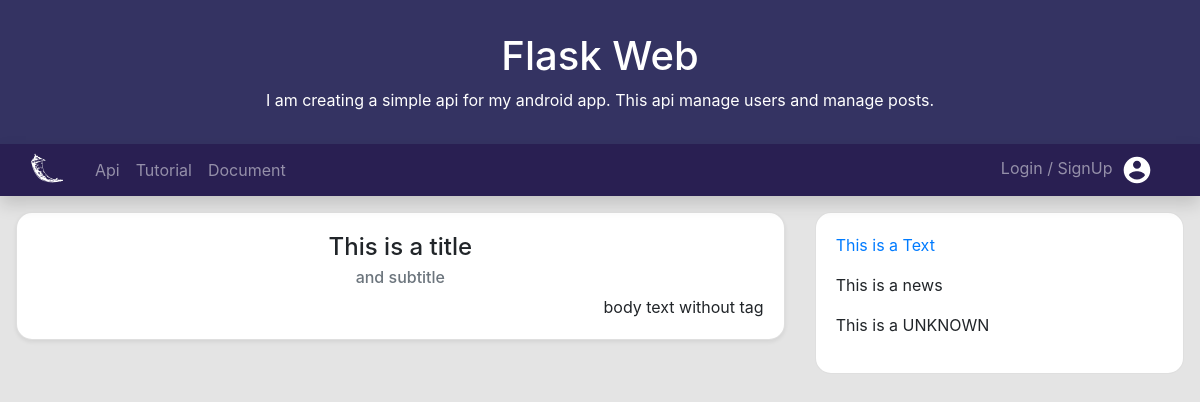
/posts/1, run on the app's committed database.
### app/database/model/db_model_post.py (models this page shows)
class BlogPostDB(sqlalchemy_db.Model):
    _id = sqlalchemy_db.Column(sqlalchemy_db.INTEGER, primary_key=True, autoincrement=True)
    title = sqlalchemy_db.Column(sqlalchemy_db.TEXT)
    subtitle = sqlalchemy_db.Column(sqlalchemy_db.TEXT)
    tags = sqlalchemy_db.Column(sqlalchemy_db.TEXT)
    text_body = sqlalchemy_db.Column(sqlalchemy_db.TEXT)
    creation_time = sqlalchemy_db.Column(sqlalchemy_db.DATETIME)

### app/blueprints/posts_bp/view_show_post.py (the view)
@blueprint_posts.route("/<int:_id>")
def show_a_post(_id):
    post = BlogPostDB.query.filter_by(_id=_id).first_or_404()
    return render_template("show_a_post.html", blog_post=post, nav_user_text=navbar_user_text())

### app/blueprints/__init__.py (called while the page is built)
def navbar_user_text():
    username = session.get("signed_user", None)
    password = session.get("signed_password", None)
    if username and password:
        user = UserDB.query.filter_by(username=username).first()
        if password == user.password:
            return username
    return "Login / SignUp"

### app/templates/show_a_post.html (shortened to what this page needs)
{% extends "base_webpages.html" %}
{% block nav_user %}{{ nav_user_text }}{% endblock %}
{% block contents %}
     <div>
        <div class="container-fluid" style="padding: 16px;">
            <div class="row">
                <div class="col-md-8">
                    <div class="card shadow-sm border_radius_16px" style="margin-bottom: 16px;">
                        <div class="card-body">
                            <h4 class="card-title text-center">{{ blog_post.title }}</h4>
                            <h6 class="text-muted card-subtitle mb-2 text-center">{{ blog_post.subtitle}}</h6>
                            <p class="card-text text-right text-justify">{{ blog_post.text_body | safe}}</p>
                        </div>
                    </div>
                </div>
                <div class="col-md-4">
                    <div class="card border_radius_16px">
                        <div class="card-body">
                            <div class="row row-cols-1 justify-content-center">
                                <div class="col">
                                    <a href="/aa"><p>This is a Text</p></a>
                                    <p>This is a news</p>
                                    <p>This is a UNKNOWN</p>
                                </div>
                            </div>
                        </div>
                    </div>
                </div>
            </div>
        </div>
    </div>
{% endblock %}

### app/static/css/styles.css (style rules this page uses)
.border_radius_16px { border-radius: 16px; }

### data on the page
BlogPostDB: title "This is a title", subtitle "and subtitle", text_body "body text without tag"

### other printed values
{{ nav_user_text }} "Login / SignUp"
